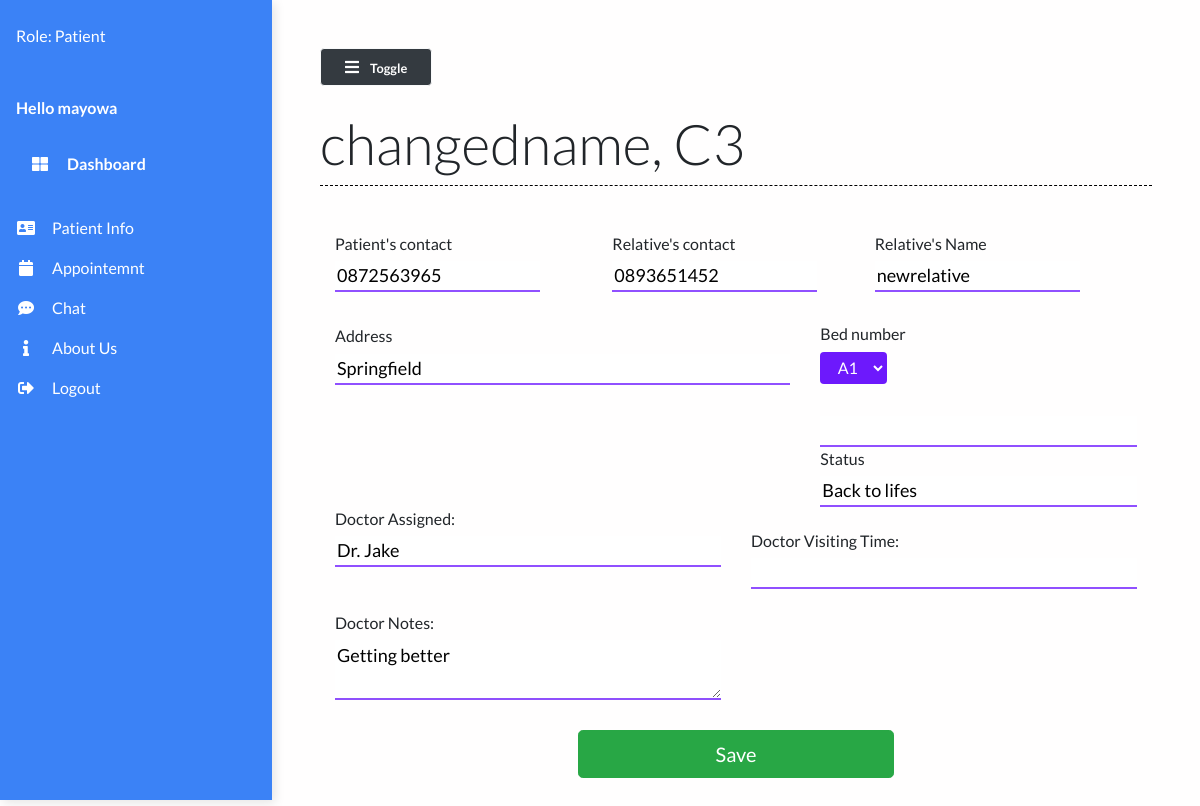
Page /patient/32 (signed in) on the earlier database version.
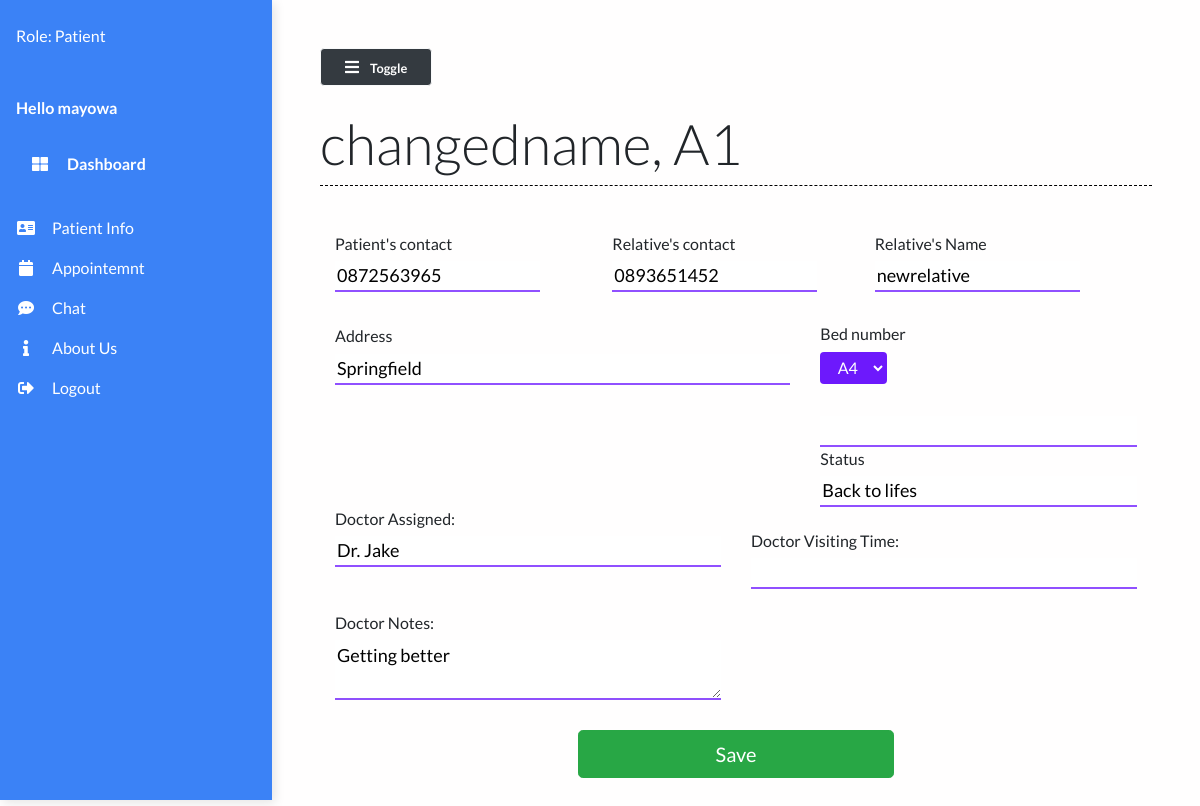
Same page on the later database version.
### main/models.py (models this page shows, shortened)
class Patient(models.Model):
    user=models.OneToOneField(User,on_delete=models.CASCADE,null=True,default=None)
    name = models.CharField(max_length=50)
    phone_num = models.CharField(max_length=15)
    patient_relative_name = models.CharField(max_length=50, null=True)
    patient_relative_contact = models.CharField(max_length=15, null=True)
    address = models.TextField()
    """ SYMPTOMS = (  # hardcoded to be changed in a drop down list
        ('Fever', 'Fever'),
        ('Dry cough', 'Dry cough'),
        ('Tiredness', 'Tiredness'),
        ('Aches and pains', 'Aches and pains'),
        ('Sore throat', 'Sore throat'),
        ('Diarrhoea', 'Diarrhoea'),
        ('Loss of taste or smell', 'Loss of taste or smell'),
        ('Difficulty in breathing or shortness of breath', 'Difficulty in breathing or shortness of breath'),
        ('Chest pain or pressure', 'Chest pain or pressure'),
        ('Loss of speech or movement', 'Loss of speech or movement'),
    )

    symptoms = MultiSelectField(choices=SYMPTOMS, null=True)"""
    prior_ailments = models.TextField()
    bed_num = models.ForeignKey("Bed", on_delete=models.CASCADE, null=True)
    dob = models.DateField(null=True)
    doctor = models.ForeignKey("Doctor", on_delete=models.CASCADE, null=True)
    doctors_notes = models.TextField(null=True, blank=True)
    status = models.CharField(max_length=50)

class Bed(models.Model):
    bed_number = models.CharField(max_length=50)
    occupied = models.BooleanField()
    def __str__(self):
        return self.bed_number

class Doctor(models.Model):
    name = models.CharField(max_length=100)
    def __str__(self):
        return self.name

### main/views.py (the view, shortened to what this page needs)
# urls.py: path("patient/<str:pk>", views.patient, name="patient"),
@login_required(login_url='login')
def patient(request, pk):
    patient = Patient.objects.get(id=pk)
    beds = Bed.objects.filter(occupied=False)
    context = {
        'beds': beds,
        'patient': patient
    }
    return render(request, 'main/patient.html', context)

### main/templates/main/patient.html (shortened to what this page needs)
{% extends 'main/base.html' %}
{% load static %}
{% block contentTitle %}
{{patient.name}}, {{patient.bed_num}}
{% endblock contentTitle %}
{% block content %}
	<form class="form" action="" method="post" id="registrationForm">
		<div class="container">
			<div class="patient-form">
				<div class="row">
					<div class="col-md-4 form-field mt-4 mb-0">
						<label for="mobile">
							<h6>Patient's contact</h6>
							<input type="text" id="name" class="input-text" type="text" name="mobile"
								pattern="[0-9]{3}[0-9]{3}[0-9]{4}" placeholder="Mobile No"
								value="{{patient.phone_num}}">
						</label>
					</div>
					<div class="offset-md-2 col-md-4 form-field mt-4 mb-0">
						<label for="mobile" class="mb-0">
							<h6>Relative's contact</h6>
							<input type="text" id="mobile2" class="input-text" type="text" name="mobile2"
								pattern="[0-9]{3}[0-9]{3}[0-9]{4}" placeholder="Mobile No"
								value="{{patient.patient_relative_contact}}">
						</label>
					</div>
					<div class="form-field mt-4">
						<label for="relativeName" class="mb-0">
							<h6>Relative's Name</h6>
							<input type="text" class="input-text" name="relativeName" id="realtiveName"
								value="{{patient.patient_relative_name}}" />
						</label>
					</div>
					<div class="col-md-7 form-field mt-0">
						<label for="address" class="mb-0 mt-0">
							<h6>Address</h6>
						</label>
						<input type="address" class="input-text" id="location" placeholder="address" name="location"
							title="enter a location" value="{{patient.address}}" />
					</div>
					<div class="col-md-5">
						<h6>Bed number</h6>
						<select name="bed_num" class="btn btn-bed" id="bed_num">
							{% for bed in beds %}
							<option value={{ bed }}>{{ bed }}</option>
							{% endfor %}
					</div>
					<div class="col-md-6">
						<input type="text" class="input-text" name="symptons" id="symptons"
							value="{{patient.symptoms}}" />
						<label for="status" class="mb-0">
							<h6>Status</h6>
						</label>
						<input type="text" class="input-text" name="status" id="status" value="{{patient.status}}" />
					</div>
					<div class="col-md-6">
						<label for="doctor" class="mb-0">
							<h6>Doctor Assigned: </h6>
						</label>
						<input type="text" class="input-text" name="doctor" id="doctor" value="{{patient.doctor}}" />
					</div>
					<div class="col-md-6">
						<label for="doctor_time" class="mb-0 mt-4">
							<h6>Doctor Visiting Time: </h6>
						</label>
						<input type="text" class="input-text" name="doctor_time" id="doctor_time"
							value="{{patient.doctors_visiting_time}}" />
					</div>
					<div class="col-md-6">
						<label for="doctor_notes" class="mb-0 mt-4">
							<h6>Doctor Notes: </h6>
						</label>
						<textarea class="input-text" name="doctor_notes" id="doctor_notes"
							{{patient.doctors_notes}}>{{patient.doctors_notes}}</textarea>
					</div>
				</div>
			</div>
		</div>
		<div class="form-group">
			<div class="col-md-5 mx-auto">
				<br />
				<button class="btn btn-lg btn-success btn-block mx-auto" type="submit">
					 Save
				</button>
			</div>
		</div>
	</form>
	{% endblock content %}

Differences in the rows shown:
changed Patient "changedname": bed_num "C3" → "A1"
Other differences:
form field bed_num: "A1" → "A4"
